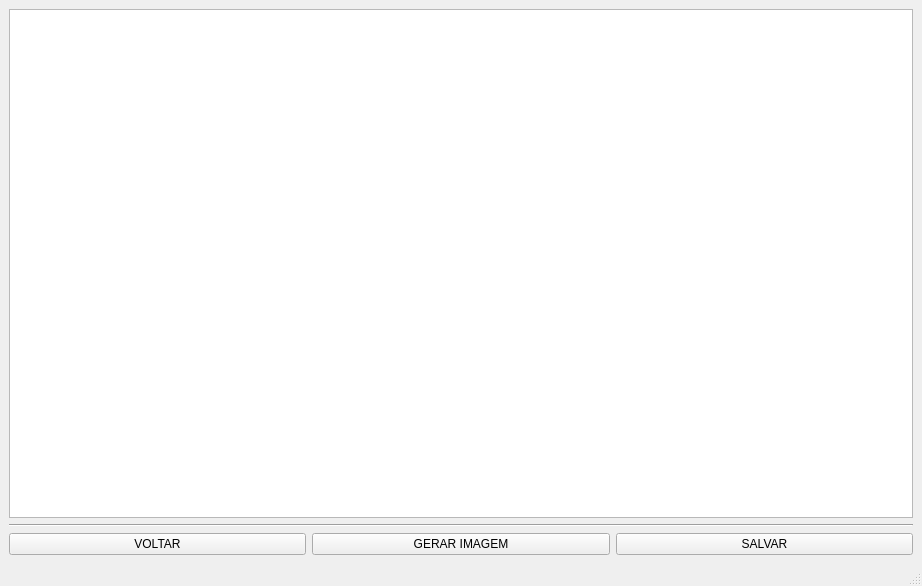
<?xml version="1.0" encoding="UTF-8"?>
<ui version="4.0">
 <class>Tela_Resultado</class>
 <widget class="QMainWindow" name="Tela_Resultado">
  <property name="geometry">
   <rect>
    <x>0</x>
    <y>0</y>
    <width>922</width>
    <height>586</height>
   </rect>
  </property>
  <property name="windowTitle">
   <string>Tela de Resultados - GeMapCom</string>
  </property>
  <widget class="QWidget" name="centralwidget">
   <layout class="QGridLayout" name="gridLayout">
    <item row="0" column="0">
     <layout class="QVBoxLayout" name="verticalLayout">
      <item>
       <widget class="QTextEdit" name="setar_resultado">
        <property name="readOnly">
         <bool>true</bool>
        </property>
       </widget>
      </item>
      <item>
       <widget class="Line" name="line">
        <property name="orientation">
         <enum>Qt::Horizontal</enum>
        </property>
       </widget>
      </item>
      <item>
       <layout class="QHBoxLayout" name="horizontalLayout">
        <item>
         <widget class="QPushButton" name="botao_voltar">
          <property name="cursor">
           <cursorShape>PointingHandCursor</cursorShape>
          </property>
          <property name="autoFillBackground">
           <bool>false</bool>
          </property>
          <property name="text">
           <string>VOLTAR</string>
          </property>
         </widget>
        </item>
        <item>
         <widget class="QPushButton" name="bota_gerar_imagem">
          <property name="cursor">
           <cursorShape>PointingHandCursor</cursorShape>
          </property>
          <property name="text">
           <string>GERAR IMAGEM</string>
          </property>
         </widget>
        </item>
        <item>
         <widget class="QPushButton" name="botao_salvar">
          <property name="cursor">
           <cursorShape>PointingHandCursor</cursorShape>
          </property>
          <property name="text">
           <string>SALVAR</string>
          </property>
         </widget>
        </item>
       </layout>
      </item>
     </layout>
    </item>
   </layout>
  </widget>
  <widget class="QStatusBar" name="statusbar"/>
 </widget>
 <resources/>
 <connections/>
</ui>
